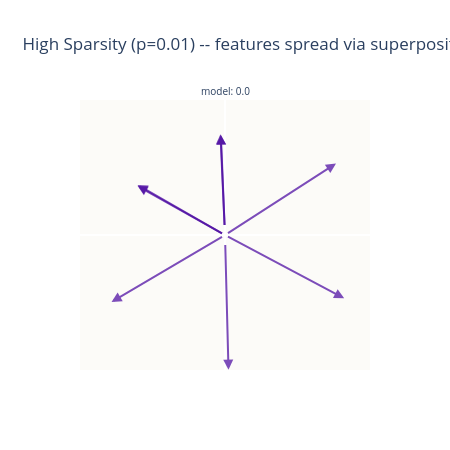
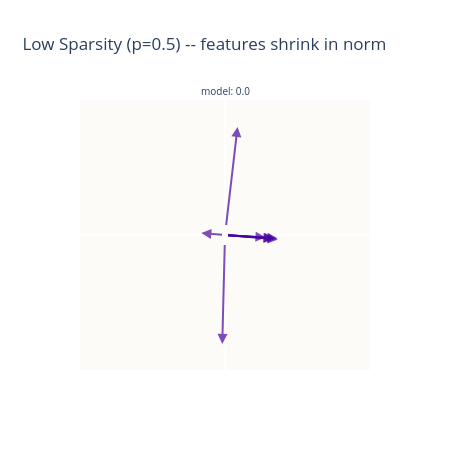

Write notebook code for charts like these, in order.
### Markdown cell above
Both models show very high superposition (~1.0) because `n_features`
far exceeds `n_hidden` in both cases.  The real difference is in
**mean_norm**: the high-sparsity model keeps all features at full
strength (~1.0) while the low-sparsity model shrinks norms (~0.5),
effectively under-representing features it cannot reconstruct well.
The low-sparsity model also has much higher final loss, reflecting
the unavoidable interference when features frequently co-occur.

### Code cell
# -- Visualize both embeddings --
fig_high = plot_embedding(results["High sparsity (p=0.01)"]["model"])
fig_high.update_layout(
    title="High Sparsity (p=0.01) -- features spread via superposition",
    height=450,
    width=450,
)
fig_high.show()

fig_low = plot_embedding(results["Low sparsity (p=0.5)"]["model"])
fig_low.update_layout(
    title="Low Sparsity (p=0.5) -- features shrink in norm",
    height=450,
    width=450,
)
fig_low.show()

### Figure 1 — Plotly figure (JSON) as saved in the notebook; plotly's stock layout.template omitted (floating-point values rounded to 4 significant figures)
{"data": [{"hovertemplate": "<b>Feature 0</b><br>Importance: 1.0000<br><extra></extra>", "marker": {"color": "#46039f", "opacity": 0, "size": 10}, "mode": "markers", "showlegend": false, "type": "scatter", "x": [-0.7776], "xaxis": "x", "y": [0.4449], "yaxis": "y"}, {"hovertemplate": "<b>Feature 1</b><br>Importance: 1.0000<br><extra></extra>", "marker": {"color": "#46039f", "opacity": 0, "size": 10}, "mode": "markers", "showlegend": false, "type": "scatter", "x": [-0.03677], "xaxis": "x", "y": [0.8899], "yaxis": "y"}, {"hovertemplate": "<b>Feature 2</b><br>Importance: 1.0000<br><extra></extra>", "marker": {"color": "#46039f", "opacity": 0, "size": 10}, "mode": "markers", "showlegend": false, "type": "scatter", "x": [-0.04043], "xaxis": "x", "y": [0.8964], "yaxis": "y"}, {"hovertemplate": "<b>Feature 3</b><br>Importance: 1.0000<br><extra></extra>", "marker": {"color": "#46039f", "opacity": 0, "size": 10}, "mode": "markers", "showlegend": false, "type": "scatter", "x": [-0.7766], "xaxis": "x", "y": [0.4357], "yaxis": "y"}, {"hovertemplate": "<b>Feature 4</b><br>Importance: 1.0000<br><extra></extra>", "marker": {"color": "#46039f", "opacity": 0, "size": 10}, "mode": "markers", "showlegend": false, "type": "scatter", "x": [0.03114], "xaxis": "x", "y": [-1.197], "yaxis": "y"}, {"hovertemplate": "<b>Feature 5</b><br>Importance: 1.0000<br><extra></extra>", "marker": {"color": "#46039f", "opacity": 0, "size": 10}, "mode": "markers", "showlegend": false, "type": "scatter", "x": [1.059], "xaxis": "x", "y": [-0.5625], "yaxis": "y"}, {"hovertemplate": "<b>Feature 6</b><br>Importance: 1.0000<br><extra></extra>", "marker": {"color": "#46039f", "opacity": 0, "size": 10}, "mode": "markers", "showlegend": false, "type": "scatter", "x": [-1.008], "xaxis": "x", "y": [-0.5949], "yaxis": "y"}, {"hovertemplate": "<b>Feature 7</b><br>Importance: 1.0000<br><extra></extra>", "marker": {"color": "#46039f", "opacity": 0, "size": 10}, "mode": "markers", "showlegend": false, "type": "scatter", "x": [0.9867], "xaxis": "x", "y": [0.6363], "yaxis": "y"}], "layout": {"annotations": [{"font": {"size": 10}, "showarrow": false, "text": "model: 0.0", "x": 0.5, "xanchor": "center", "xref": "paper", "y": 1.0, "yanchor": "bottom", "yref": "paper"}, {"arrowcolor": "#46039f", "arrowhead": 2, "arrowsize": 1, "arrowwidth": 2, "ax": 0, "axref": "x", "ay": 0, "ayref": "y", "opacity": 0.7, "showarrow": true, "x": -0.7776, "xref": "x", "y": 0.4449, "yref": "y"}, {"arrowcolor": "#46039f", "arrowhead": 2, "arrowsize": 1, "arrowwidth": 2, "ax": 0, "axref": "x", "ay": 0, "ayref": "y", "opacity": 0.7, "showarrow": true, "x": -0.03677, "xref": "x", "y": 0.8899, "yref": "y"}, {"arrowcolor": "#46039f", "arrowhead": 2, "arrowsize": 1, "arrowwidth": 2, "ax": 0, "axref": "x", "ay": 0, "ayref": "y", "opacity": 0.7, "showarrow": true, "x": -0.04043, "xref": "x", "y": 0.8964, "yref": "y"}, {"arrowcolor": "#46039f", "arrowhead": 2, "arrowsize": 1, "arrowwidth": 2, "ax": 0, "axref": "x", "ay": 0, "ayref": "y", "opacity": 0.7, "showarrow": true, "x": -0.7766, "xref": "x", "y": 0.4357, "yref": "y"}, {"arrowcolor": "#46039f", "arrowhead": 2, "arrowsize": 1, "arrowwidth": 2, "ax": 0, "axref": "x", "ay": 0, "ayref": "y", "opacity": 0.7, "showarrow": true, "x": 0.03114, "xref": "x", "y": -1.197, "yref": "y"}, {"arrowcolor": "#46039f", "arrowhead": 2, "arrowsize": 1, "arrowwidth": 2, "ax": 0, "axref": "x", "ay": 0, "ayref": "y", "opacity": 0.7, "showarrow": true, "x": 1.059, "xref": "x", "y": -0.5625, "yref": "y"}, {"arrowcolor": "#46039f", "arrowhead": 2, "arrowsize": 1, "arrowwidth": 2, "ax": 0, "axref": "x", "ay": 0, "ayref": "y", "opacity": 0.7, "showarrow": true, "x": -1.008, "xref": "x", "y": -0.5949, "yref": "y"}, {"arrowcolor": "#46039f", "arrowhead": 2, "arrowsize": 1, "arrowwidth": 2, "ax": 0, "axref": "x", "ay": 0, "ayref": "y", "opacity": 0.7, "showarrow": true, "x": 0.9867, "xref": "x", "y": 0.6363, "yref": "y"}], "height": 450, "plot_bgcolor": "#FCFBF8", "showlegend": false, "title": {"text": "High Sparsity (p=0.01) -- features spread via superposition"}, "width": 450, "xaxis": {"anchor": "y", "domain": [0.0, 1.0], "range": [-1.2, 1.2], "showgrid": false, "showticklabels": false}, "yaxis": {"anchor": "x", "domain": [0.0, 1.0], "range": [-1.2, 1.2], "scaleanchor": "x", "scaleratio": 1, "showgrid": false, "showticklabels": false}}}

### Figure 2 — Plotly figure (JSON) as saved in the notebook; plotly's stock layout.template omitted (floating-point values rounded to 4 significant figures)
{"data": [{"hovertemplate": "<b>Feature 0</b><br>Importance: 1.0000<br><extra></extra>", "marker": {"color": "#46039f", "opacity": 0, "size": 10}, "mode": "markers", "showlegend": false, "type": "scatter", "x": [0.3597], "xaxis": "x", "y": [-0.02102], "yaxis": "y"}, {"hovertemplate": "<b>Feature 1</b><br>Importance: 1.0000<br><extra></extra>", "marker": {"color": "#46039f", "opacity": 0, "size": 10}, "mode": "markers", "showlegend": false, "type": "scatter", "x": [0.469], "xaxis": "x", "y": [-0.03974], "yaxis": "y"}, {"hovertemplate": "<b>Feature 2</b><br>Importance: 1.0000<br><extra></extra>", "marker": {"color": "#46039f", "opacity": 0, "size": 10}, "mode": "markers", "showlegend": false, "type": "scatter", "x": [0.4656], "xaxis": "x", "y": [-0.02985], "yaxis": "y"}, {"hovertemplate": "<b>Feature 3</b><br>Importance: 1.0000<br><extra></extra>", "marker": {"color": "#46039f", "opacity": 0, "size": 10}, "mode": "markers", "showlegend": false, "type": "scatter", "x": [-0.02425], "xaxis": "x", "y": [-0.9682], "yaxis": "y"}, {"hovertemplate": "<b>Feature 4</b><br>Importance: 1.0000<br><extra></extra>", "marker": {"color": "#46039f", "opacity": 0, "size": 10}, "mode": "markers", "showlegend": false, "type": "scatter", "x": [-0.2105], "xaxis": "x", "y": [0.01684], "yaxis": "y"}, {"hovertemplate": "<b>Feature 5</b><br>Importance: 1.0000<br><extra></extra>", "marker": {"color": "#46039f", "opacity": 0, "size": 10}, "mode": "markers", "showlegend": false, "type": "scatter", "x": [0.4376], "xaxis": "x", "y": [-0.03019], "yaxis": "y"}, {"hovertemplate": "<b>Feature 6</b><br>Importance: 1.0000<br><extra></extra>", "marker": {"color": "#46039f", "opacity": 0, "size": 10}, "mode": "markers", "showlegend": false, "type": "scatter", "x": [0.1115], "xaxis": "x", "y": [0.9599], "yaxis": "y"}, {"hovertemplate": "<b>Feature 7</b><br>Importance: 1.0000<br><extra></extra>", "marker": {"color": "#46039f", "opacity": 0, "size": 10}, "mode": "markers", "showlegend": false, "type": "scatter", "x": [0.4294], "xaxis": "x", "y": [-0.03142], "yaxis": "y"}], "layout": {"annotations": [{"font": {"size": 10}, "showarrow": false, "text": "model: 0.0", "x": 0.5, "xanchor": "center", "xref": "paper", "y": 1.0, "yanchor": "bottom", "yref": "paper"}, {"arrowcolor": "#46039f", "arrowhead": 2, "arrowsize": 1, "arrowwidth": 2, "ax": 0, "axref": "x", "ay": 0, "ayref": "y", "opacity": 0.7, "showarrow": true, "x": 0.3597, "xref": "x", "y": -0.02102, "yref": "y"}, {"arrowcolor": "#46039f", "arrowhead": 2, "arrowsize": 1, "arrowwidth": 2, "ax": 0, "axref": "x", "ay": 0, "ayref": "y", "opacity": 0.7, "showarrow": true, "x": 0.469, "xref": "x", "y": -0.03974, "yref": "y"}, {"arrowcolor": "#46039f", "arrowhead": 2, "arrowsize": 1, "arrowwidth": 2, "ax": 0, "axref": "x", "ay": 0, "ayref": "y", "opacity": 0.7, "showarrow": true, "x": 0.4656, "xref": "x", "y": -0.02985, "yref": "y"}, {"arrowcolor": "#46039f", "arrowhead": 2, "arrowsize": 1, "arrowwidth": 2, "ax": 0, "axref": "x", "ay": 0, "ayref": "y", "opacity": 0.7, "showarrow": true, "x": -0.02425, "xref": "x", "y": -0.9682, "yref": "y"}, {"arrowcolor": "#46039f", "arrowhead": 2, "arrowsize": 1, "arrowwidth": 2, "ax": 0, "axref": "x", "ay": 0, "ayref": "y", "opacity": 0.7, "showarrow": true, "x": -0.2105, "xref": "x", "y": 0.01684, "yref": "y"}, {"arrowcolor": "#46039f", "arrowhead": 2, "arrowsize": 1, "arrowwidth": 2, "ax": 0, "axref": "x", "ay": 0, "ayref": "y", "opacity": 0.7, "showarrow": true, "x": 0.4376, "xref": "x", "y": -0.03019, "yref": "y"}, {"arrowcolor": "#46039f", "arrowhead": 2, "arrowsize": 1, "arrowwidth": 2, "ax": 0, "axref": "x", "ay": 0, "ayref": "y", "opacity": 0.7, "showarrow": true, "x": 0.1115, "xref": "x", "y": 0.9599, "yref": "y"}, {"arrowcolor": "#46039f", "arrowhead": 2, "arrowsize": 1, "arrowwidth": 2, "ax": 0, "axref": "x", "ay": 0, "ayref": "y", "opacity": 0.7, "showarrow": true, "x": 0.4294, "xref": "x", "y": -0.03142, "yref": "y"}], "height": 450, "plot_bgcolor": "#FCFBF8", "showlegend": false, "title": {"text": "Low Sparsity (p=0.5) -- features shrink in norm"}, "width": 450, "xaxis": {"anchor": "y", "domain": [0.0, 1.0], "range": [-1.2, 1.2], "showgrid": false, "showticklabels": false}, "yaxis": {"anchor": "x", "domain": [0.0, 1.0], "range": [-1.2, 1.2], "scaleanchor": "x", "scaleratio": 1, "showgrid": false, "showticklabels": false}}}
